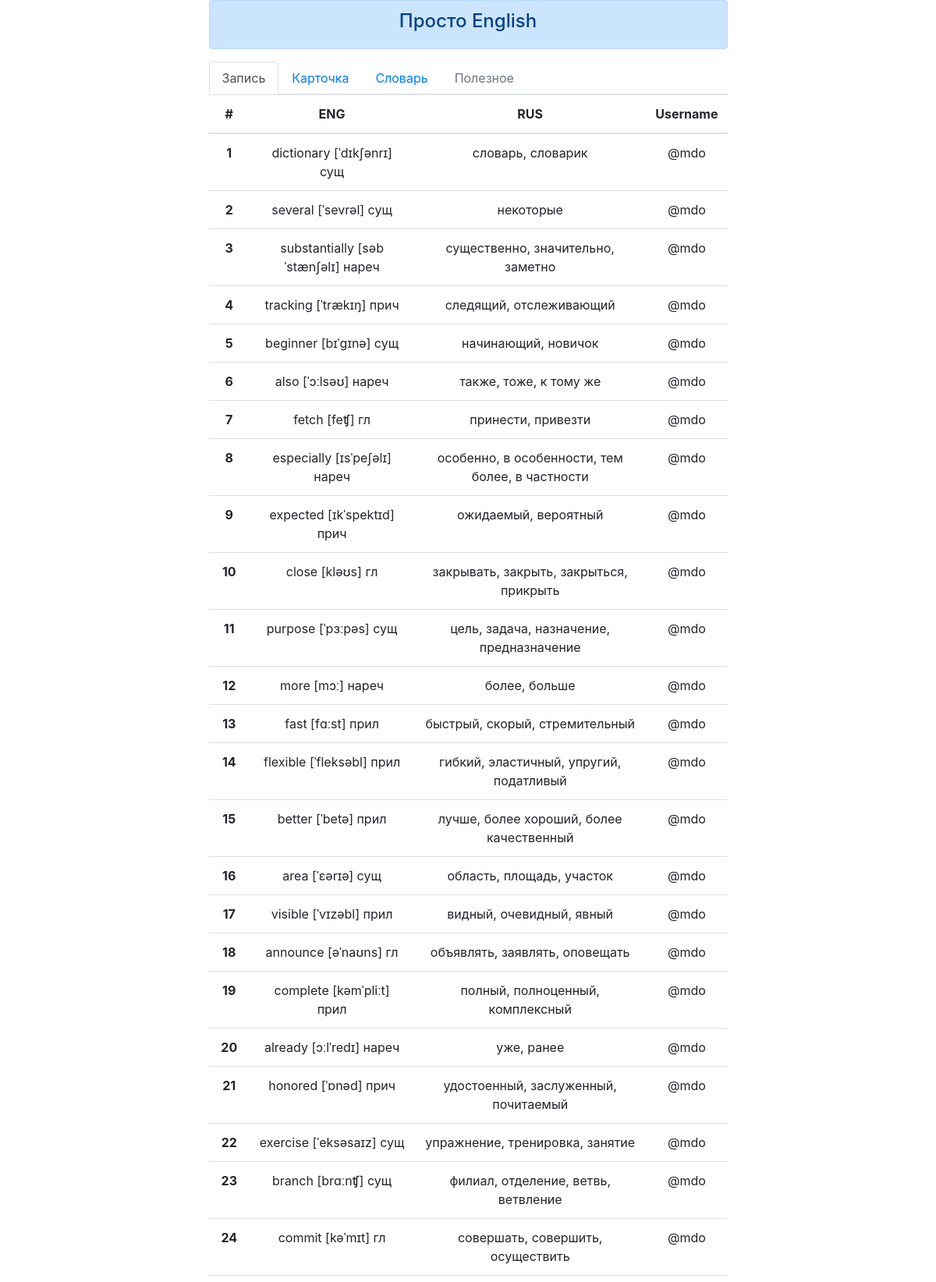
Page /list (upper part) on the committed database.
### tables this page shows
CREATE TABLE `enruword` (
  `id` int(10) UNSIGNED NOT NULL,
  `fault` tinyint(1) UNSIGNED ZEROFILL DEFAULT NULL,
  `enwd` varchar(255) NOT NULL,
  `ruwd` varchar(255) NOT NULL
);

### config/routes.php (called while the page is built)
<?php
return array(
    'add/([a-z]+)/([a-z]+)' => 'words/add/$1/$2',
	'add' => 'words/add',
	'list' => 'words/list',
	'cart' => 'words/cart',
    'index' => 'words/index',
    '' => 'words/index',
);

### controllers/WordsController.php (called while the page is built, shortened)
<?php
include_once ROOT.'/models/Words.php';
class WordsController {
public function actionList() {
        $wordsList = Words::getWordsList();
        require_once (ROOT.'/views/words/listing.php');
        return true;
    }
}

### index.php (called while the page is built, shortened)
<?php
	require_once (ROOT.'/components/Router.php');
	$router = new Router();
	$router -> run();
?>

### models/Words.php (called while the page is built, shortened)
<?php
class Words {
    public static function getWordsList() {
               $db = Db::getConnection();
               $wordsList = array();
               $result = $db->query('SELECT id, enwd, ruwd FROM enruword ORDER BY id');
               $i = 0;
               if ($result !== FALSE) {
                  while ($row = $result->fetch()) {
                         $wordsList[$i] ['id'] = $row['id'];
                         $wordsList[$i] ['enwd'] = $row['enwd'];
                         $wordsList[$i] ['ruwd'] = $row['ruwd'];
                         $i++;
                  }
               }
               return $wordsList;
         }
}

### views/words/listing.php (the view)
<?php
 include (ROOT.'/views/layout/header.php');
?>
<body>
    <div class="container">
	  <div class="row">
			<div class="col">
			</div>
			<div class="col-7">
				<table class="table table-hover">
					<thead>
						<tr>
							<th scope="col">#</th>
							<th scope="col">ENG</th>
							<th scope="col">RUS</th>
							<th scope="col">Username</th>
						</tr>
					</thead>
					<tbody>
					    <?php foreach($wordsList as $words) : ?>
						<tr>
							<th scope="row"><?=$words['id'];?></th>
							<td><?=$words['enwd'];?></td>
							<td><?=$words['ruwd'];?></td>
							<td>@mdo</td>
						</tr>
						<?php endforeach; ?>
					</tbody>
				</table>
			</div>
			<div class="col">
			</div>
	  </div>
	</div>
<?php
include (ROOT.'/views/layout/footer.php');
?>

### components/Router.php (shortened to what this page needs)
<?php
class Router
{
    private $routes;
    public function __construct()
    {
        $routesPath = ROOT . '/config/routes.php';
        $this->routes = include($routesPath);
    }
    private function getURI()
    {
        if (!empty($_SERVER['REQUEST_URI'])) {
            return substr(trim($_SERVER['REQUEST_URI'], '/'), 11);
        }
    }
    public function run()
    {
        $uri = $this->getURI();
        foreach ($this->routes as $uriPattern => $path) {
            if (preg_match("~$uriPattern~", $uri)) {
                $internalRoute = preg_replace("~$uriPattern~", $path, $uri);
                $segments = explode('/', $internalRoute);
                $segments = array_diff($segments, ["dictionary", "index.php"]);
                $controllerName = array_shift($segments) . 'Controller';
                $actionName = 'action' . ucfirst(array_shift($segments));
                $parameters = $segments;
                $controllerObject = new $controllerName;
                $result = call_user_func_array(array($controllerObject, $actionName), $parameters);
                if ($result != null) {
                    break;
                }
            }
        }
    }
}

### views/layout/header.php (shortened to what this page needs)
<!DOCTYPE html>
<html lang="en">
<head>
	<link href="/dictionary/template/css/bootstrap.min.css" rel="stylesheet">
	<link href="/dictionary/template/css/main.css" rel="stylesheet">
</head>
<body>
  <div class="container">
	  <div class="row">
			<div class="col">
			</div>
			<div class="col-7">
				<div class="alert alert-primary" role="alert">
						<h4>Просто English</h4>
				</div>
			</div>
			<div class="col">
			</div>
	  </div>
  </div>
    <div class="container">
	  <div class="row">
			<div class="col">
			</div>
			<div class="col-7">
				<ul class="nav nav-tabs">
					<li class="nav-item">
						<a class="nav-link active" href="/dictionary">Запись</a>
					</li>
					<li class="nav-item">
						<a class="nav-link" href="/dictionary/cart">Карточка</a>
					</li>
					<li class="nav-item">
						<a class="nav-link" href="/dictionary/list">Словарь</a>
					</li>
					<li class="nav-item">
						<a class="nav-link disabled" href="#">Полезное</a>
					</li>
				</ul>
			</div>
			<div class="col">
			</div>
	  </div>
  </div>

### views/layout/footer.php (shortened to what this page needs)
</body>
</html>

### template/css/main.css (style rules this page uses)
.col-7 { text-align: center; margin: 0; padding: 0; }

### rows in the picture
enruword: id "1", enwd "dictionary [ˈdɪkʃənrɪ] сущ", ruwd "словарь, словарик"
enruword: id "2", enwd "several [ˈsevrəl] сущ", ruwd "некоторые"
enruword: id "3", enwd "substantially [səbˈstænʃəlɪ] нареч", ruwd "существенно, значительно, заметно"
enruword: id "4", enwd "tracking [ˈtrækɪŋ] прич", ruwd "следящий, отслеживающий"
enruword: id "5", enwd "beginner [bɪˈgɪnə] сущ", ruwd "начинающий, новичок"
enruword: id "6", enwd "also [ˈɔːlsəʊ] нареч", ruwd "также, тоже, к тому же"
enruword: id "7", enwd "fetch [feʧ] гл", ruwd "принести, привезти"
enruword: id "8", enwd "especially [ɪsˈpeʃəlɪ] нареч", ruwd "особенно, в особенности, тем более, в частности"
enruword: id "9", enwd "expected [ɪkˈspektɪd] прич", ruwd "ожидаемый, вероятный"
enruword: id "10", enwd "close [kləʊs] гл", ruwd "закрывать, закрыть, закрыться, прикрыть"
enruword: id "11", enwd "purpose [ˈpɜːpəs] сущ", ruwd "цель, задача, назначение, предназначение"
enruword: id "12", enwd "more [mɔː] нареч", ruwd "более, больше"
enruword: id "13", enwd "fast [fɑːst] прил", ruwd "быстрый, скорый, стремительный"
enruword: id "14", enwd "flexible [ˈfleksəbl] прил", ruwd "гибкий, эластичный, упругий, податливый"
enruword: id "15", enwd "better [ˈbetə] прил", ruwd "лучше, более хороший, более качественный"
enruword: id "16", enwd "area [ˈɛərɪə] сущ", ruwd "область, площадь, участок"
enruword: id "17", enwd "visible [ˈvɪzəbl] прил", ruwd "видный, очевидный, явный"
enruword: id "18", enwd "announce [əˈnaʊns] гл", ruwd "объявлять, заявлять, оповещать"
enruword: id "19", enwd "complete [kəmˈpliːt] прил", ruwd "полный, полноценный, комплексный"
enruword: id "20", enwd "already [ɔːlˈredɪ] нареч", ruwd "уже, ранее"
enruword: id "21", enwd "honored [ˈɒnəd] прич", ruwd "удостоенный, заслуженный, почитаемый"
enruword: id "22", enwd "exercise [ˈeksəsaɪz] сущ", ruwd "упражнение, тренировка, занятие"
enruword: id "23", enwd "branch [brɑːnʧ] сущ", ruwd "филиал, отделение, ветвь, ветвление"
enruword: id "24", enwd "commit [kəˈmɪt] гл", ruwd "совершать, совершить, осуществить"
